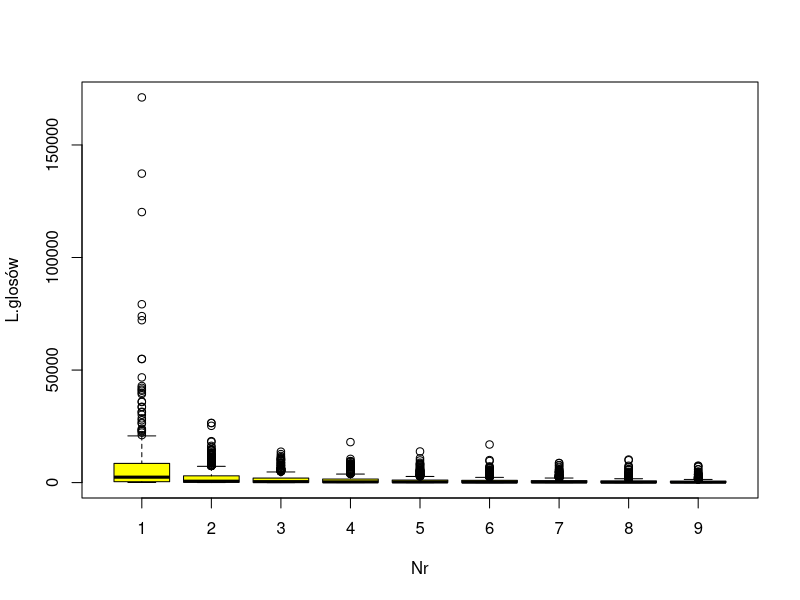
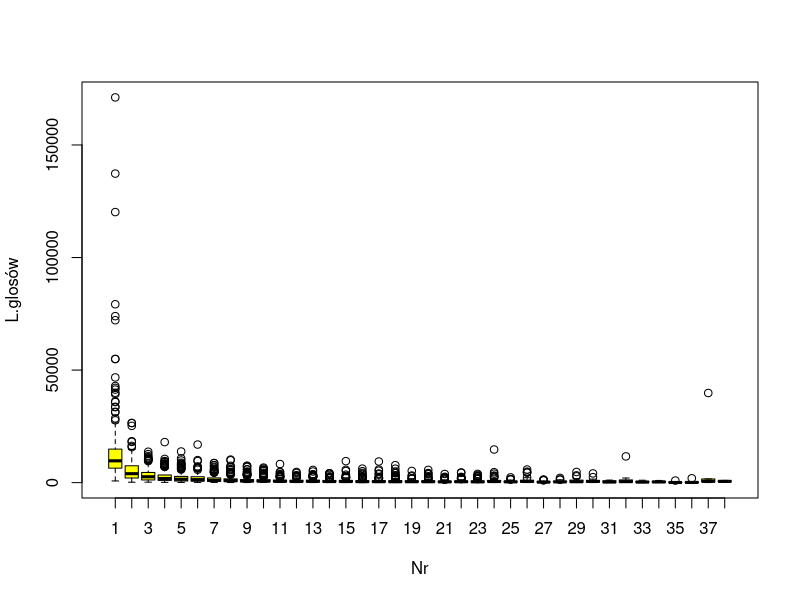

The R source for these figures, in order:
#
kandydaci <- read.csv("kandydaci_2005.csv", sep = ';',  header=T, na.string="NA");
kandydaci_all <- kandydaci;
str(kandydaci);

aggregate (kandydaci$glosy, list(Numer = kandydaci$numer), fivenum)

kandydaci <- subset (kandydaci, subset=(numer < 10 ));
kandydaci <- subset (kandydaci, subset=(glosy < 200000));
boxplot (glosy ~ numer, kandydaci, xlab = "Nr", ylab = "L.glosów", col = "yellow")

# k107 = PiS ;k9 = SlD; LPR = K106 ; PSL = k76 ; SamoObr = k5 ; PO =78 ; MnN = 75
kandydaci <- kandydaci_all;

kandydaci <- subset (kandydaci, (komitet == "K107" | komitet == "K106" | komitet == "K9" | komitet == "K76" | komitet == "K5" | komitet == "K78" | komitet == "K75"));
str(kandydaci);

aggregate (kandydaci$glosy, list(Numer = kandydaci$numer), fivenum)

boxplot (glosy ~ numer, kandydaci, xlab = "Nr", ylab = "L.glosów", col = "yellow")

piskandydaci <- subset (kandydaci, (komitet == "K107"));
pokandydaci <- subset (kandydaci, (komitet == "K107"));
